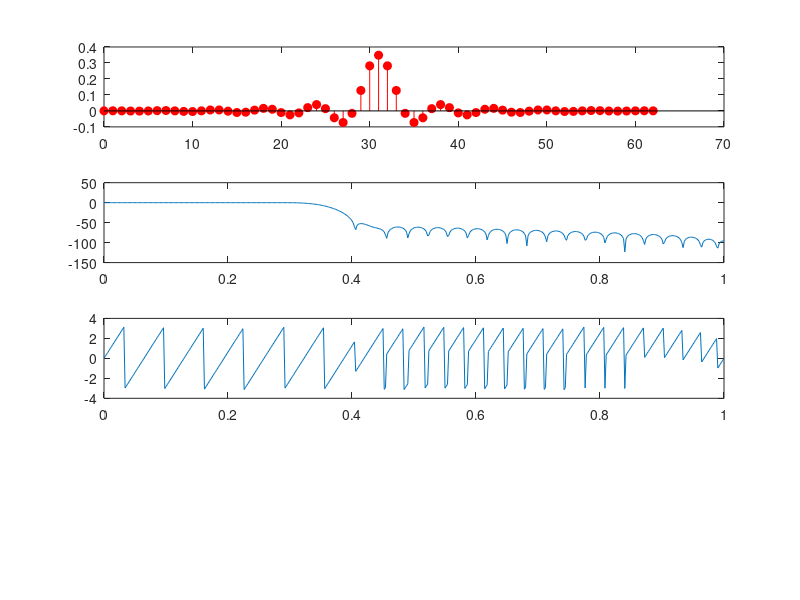

Reproduce this figure in MATLAB. (Note: this script raises an error after producing the figure.)
%% 指标
wp = 0.3 * pi; % 通带截止频率
ws = 0.4 * pi;  % 阻带开始频率
deltaw = ws - wp; % 频率带宽差
N0 = ceil(6.2* pi / deltaw); % 根据公式计算初始滤波器阶数
N = N0 + mod(N0 + 1, 2); % 确保滤波器阶数为奇数

windows = hamming(N); % 使用窗
wc = (ws + wp) / (2 * pi); % 截止频率取归一化通阻带频率的平均值
b = fir1(N-1, wc, windows); % 设计FIR滤波器

[H, w] = freqz(b, 1, 1000, 'whole'); % 计算频率响应
H = H(1:501)'; % 只取[0, pi]部分
w = w(1:501)';
mag = abs(H);
db = 20 * log10((mag + eps) / max(mag)); % 幅度转换为分贝
pha = angle(H); % 相位响应
n = 0:N-1; % 脉冲响应时间序列
dw = 2 * pi / 1000; % 频率步长
%% 检验参数
% Rp = -(min(db(1:floor(wp/dw)+1))); % 检验通带波动
% As = -round(max(db(floor(ws/dw)+1:501))); % 检验最小阻带衰减

Rp=-(min(db(1:wp/dw+1)))%检验通带波动
As=-round(max(db(ws/dw+1:501)))%检验最小阻带衰减

%第一题
figure(2);
subplot(411);
stem(n,b,"r","filled");

subplot(412);
%幅度
plot(w/pi,db);
subplot(413);
%相位
plot(w/pi,pha);

[audio,fs] = audioread("motherland.wav");
yn=filter(b,1,audio);
t_my = 0:fs-1;
yn_my = yn(1:fs);
subplot(414);
plot(t_my/fs,yn_my);
